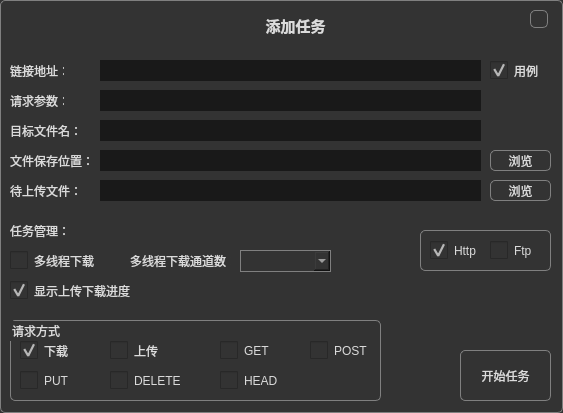
<?xml version="1.0" encoding="UTF-8"?>
<ui version="4.0">
 <class>Widget_addTask</class>
 <widget class="QWidget" name="Widget_addTask">
  <property name="geometry">
   <rect>
    <x>0</x>
    <y>0</y>
    <width>563</width>
    <height>413</height>
   </rect>
  </property>
  <property name="windowTitle">
   <string>Form</string>
  </property>
  <property name="styleSheet">
   <string notr="true">QWidget{border:1px solid #808080;border-radius:5%;background-color:#333333;color:#DBDBDB;}
QWidget:disabled{color:#909090;}
QLineEdit{border:0px;padding:0px 3px 0px 3px;background-color:#191919;}
QCheckBox,QLabel{border:0px;}
QCheckBox::indicator{width:18px;height:18px;}
QCheckBox::indicator:unchecked{border-image:url(resources/checkbox.png) 0 0 0 0 repeat repeat;}
QCheckBox::indicator:checked{border-image:url(resources/checkbox.png) 72 0 0 0 repeat repeat;}
QPushButton:hover{background-color:#636363;}
QComboBox QAbstractItemView {outline: 0px;}
QComboBox QAbstractItemView::item:selected {background-color: #636363;}
QProgressBar{border:1px solid #808080;background-color:#191919;}
QScrollBar{border:0px;background-color:#292929;width:14px;}
QScrollBar::handle{border:1px solid #636363;background-color:#333333;margin: 16px 0px 16px 0px;min-height:30px;}
QScrollBar::add-page:vertical, QScrollBar::sub-page:vertical {
	background: transparent;
}
QLineEdit,QComboBox,QProgressBar{
border-radius:0%;
}</string>
  </property>
  <widget class="QLineEdit" name="lineEdit_arg">
   <property name="geometry">
    <rect>
     <x>100</x>
     <y>90</y>
     <width>381</width>
     <height>21</height>
    </rect>
   </property>
  </widget>
  <widget class="QPushButton" name="btn_browser2">
   <property name="geometry">
    <rect>
     <x>490</x>
     <y>180</y>
     <width>61</width>
     <height>21</height>
    </rect>
   </property>
   <property name="text">
    <string>浏览</string>
   </property>
  </widget>
  <widget class="QGroupBox" name="groupBox_3">
   <property name="geometry">
    <rect>
     <x>420</x>
     <y>230</y>
     <width>131</width>
     <height>41</height>
    </rect>
   </property>
   <property name="title">
    <string/>
   </property>
   <widget class="QCheckBox" name="cb_ftp">
    <property name="geometry">
     <rect>
      <x>70</x>
      <y>10</y>
      <width>51</width>
      <height>21</height>
     </rect>
    </property>
    <property name="text">
     <string>Ftp</string>
    </property>
    <property name="iconSize">
     <size>
      <width>18</width>
      <height>18</height>
     </size>
    </property>
   </widget>
   <widget class="QCheckBox" name="cb_http">
    <property name="geometry">
     <rect>
      <x>10</x>
      <y>10</y>
      <width>51</width>
      <height>21</height>
     </rect>
    </property>
    <property name="text">
     <string>Http</string>
    </property>
    <property name="iconSize">
     <size>
      <width>18</width>
      <height>18</height>
     </size>
    </property>
    <property name="checked">
     <bool>true</bool>
    </property>
   </widget>
  </widget>
  <widget class="QLabel" name="label_7">
   <property name="geometry">
    <rect>
     <x>10</x>
     <y>180</y>
     <width>81</width>
     <height>21</height>
    </rect>
   </property>
   <property name="text">
    <string>待上传文件：</string>
   </property>
  </widget>
  <widget class="QLabel" name="label_18">
   <property name="geometry">
    <rect>
     <x>130</x>
     <y>250</y>
     <width>101</width>
     <height>21</height>
    </rect>
   </property>
   <property name="text">
    <string>多线程下载通道数：</string>
   </property>
  </widget>
  <widget class="QLabel" name="label_17">
   <property name="geometry">
    <rect>
     <x>10</x>
     <y>120</y>
     <width>71</width>
     <height>21</height>
    </rect>
   </property>
   <property name="text">
    <string>目标文件名：</string>
   </property>
  </widget>
  <widget class="QLineEdit" name="lineEdit_url">
   <property name="geometry">
    <rect>
     <x>100</x>
     <y>60</y>
     <width>381</width>
     <height>21</height>
    </rect>
   </property>
  </widget>
  <widget class="QGroupBox" name="groupBox_4">
   <property name="geometry">
    <rect>
     <x>10</x>
     <y>320</y>
     <width>371</width>
     <height>81</height>
    </rect>
   </property>
   <property name="title">
    <string>请求方式</string>
   </property>
   <widget class="QCheckBox" name="cb_put">
    <property name="geometry">
     <rect>
      <x>10</x>
      <y>50</y>
      <width>81</width>
      <height>21</height>
     </rect>
    </property>
    <property name="text">
     <string>PUT</string>
    </property>
    <property name="iconSize">
     <size>
      <width>18</width>
      <height>18</height>
     </size>
    </property>
   </widget>
   <widget class="QCheckBox" name="cb_download">
    <property name="geometry">
     <rect>
      <x>10</x>
      <y>20</y>
      <width>81</width>
      <height>21</height>
     </rect>
    </property>
    <property name="text">
     <string>下载</string>
    </property>
    <property name="iconSize">
     <size>
      <width>18</width>
      <height>18</height>
     </size>
    </property>
    <property name="checked">
     <bool>true</bool>
    </property>
   </widget>
   <widget class="QCheckBox" name="cb_upload">
    <property name="geometry">
     <rect>
      <x>100</x>
      <y>20</y>
      <width>81</width>
      <height>21</height>
     </rect>
    </property>
    <property name="text">
     <string>上传</string>
    </property>
    <property name="iconSize">
     <size>
      <width>18</width>
      <height>18</height>
     </size>
    </property>
   </widget>
   <widget class="QCheckBox" name="cb_get">
    <property name="geometry">
     <rect>
      <x>210</x>
      <y>20</y>
      <width>81</width>
      <height>21</height>
     </rect>
    </property>
    <property name="text">
     <string>GET</string>
    </property>
    <property name="iconSize">
     <size>
      <width>18</width>
      <height>18</height>
     </size>
    </property>
   </widget>
   <widget class="QCheckBox" name="cb_post">
    <property name="geometry">
     <rect>
      <x>300</x>
      <y>20</y>
      <width>61</width>
      <height>21</height>
     </rect>
    </property>
    <property name="text">
     <string>POST</string>
    </property>
    <property name="iconSize">
     <size>
      <width>18</width>
      <height>18</height>
     </size>
    </property>
   </widget>
   <widget class="QCheckBox" name="cb_delete">
    <property name="enabled">
     <bool>true</bool>
    </property>
    <property name="geometry">
     <rect>
      <x>100</x>
      <y>50</y>
      <width>91</width>
      <height>21</height>
     </rect>
    </property>
    <property name="text">
     <string>DELETE</string>
    </property>
    <property name="iconSize">
     <size>
      <width>18</width>
      <height>18</height>
     </size>
    </property>
    <property name="checked">
     <bool>false</bool>
    </property>
   </widget>
   <widget class="QCheckBox" name="cb_head">
    <property name="geometry">
     <rect>
      <x>210</x>
      <y>50</y>
      <width>81</width>
      <height>21</height>
     </rect>
    </property>
    <property name="text">
     <string>HEAD</string>
    </property>
    <property name="iconSize">
     <size>
      <width>18</width>
      <height>18</height>
     </size>
    </property>
   </widget>
  </widget>
  <widget class="QLabel" name="label_15">
   <property name="geometry">
    <rect>
     <x>10</x>
     <y>150</y>
     <width>81</width>
     <height>21</height>
    </rect>
   </property>
   <property name="text">
    <string>文件保存位置：</string>
   </property>
  </widget>
  <widget class="QComboBox" name="cmb_multiDownload">
   <property name="geometry">
    <rect>
     <x>240</x>
     <y>250</y>
     <width>91</width>
     <height>22</height>
    </rect>
   </property>
  </widget>
  <widget class="QLabel" name="label_21">
   <property name="geometry">
    <rect>
     <x>220</x>
     <y>10</y>
     <width>151</width>
     <height>31</height>
    </rect>
   </property>
   <property name="font">
    <font>
     <family>微软雅黑</family>
     <pointsize>11</pointsize>
     <weight>75</weight>
     <bold>true</bold>
    </font>
   </property>
   <property name="text">
    <string>添加任务</string>
   </property>
   <property name="alignment">
    <set>Qt::AlignCenter</set>
   </property>
  </widget>
  <widget class="QLineEdit" name="lineEdit_saveDir">
   <property name="geometry">
    <rect>
     <x>100</x>
     <y>150</y>
     <width>381</width>
     <height>21</height>
    </rect>
   </property>
  </widget>
  <widget class="QLineEdit" name="lineEdit_uploadFile">
   <property name="geometry">
    <rect>
     <x>100</x>
     <y>180</y>
     <width>381</width>
     <height>21</height>
    </rect>
   </property>
  </widget>
  <widget class="QLabel" name="label_16">
   <property name="geometry">
    <rect>
     <x>10</x>
     <y>60</y>
     <width>54</width>
     <height>21</height>
    </rect>
   </property>
   <property name="text">
    <string>链接地址：</string>
   </property>
  </widget>
  <widget class="QPushButton" name="btn_start">
   <property name="geometry">
    <rect>
     <x>460</x>
     <y>350</y>
     <width>91</width>
     <height>51</height>
    </rect>
   </property>
   <property name="font">
    <font>
     <family>微软雅黑</family>
    </font>
   </property>
   <property name="text">
    <string>开始任务</string>
   </property>
  </widget>
  <widget class="QCheckBox" name="cb_multiDownload">
   <property name="geometry">
    <rect>
     <x>10</x>
     <y>250</y>
     <width>91</width>
     <height>21</height>
    </rect>
   </property>
   <property name="text">
    <string>多线程下载</string>
   </property>
   <property name="iconSize">
    <size>
     <width>18</width>
     <height>18</height>
    </size>
   </property>
  </widget>
  <widget class="QLabel" name="label_20">
   <property name="geometry">
    <rect>
     <x>10</x>
     <y>90</y>
     <width>54</width>
     <height>21</height>
    </rect>
   </property>
   <property name="text">
    <string>请求参数：</string>
   </property>
  </widget>
  <widget class="QCheckBox" name="cb_useDefault">
   <property name="geometry">
    <rect>
     <x>490</x>
     <y>60</y>
     <width>61</width>
     <height>21</height>
    </rect>
   </property>
   <property name="text">
    <string>用例</string>
   </property>
   <property name="iconSize">
    <size>
     <width>18</width>
     <height>18</height>
    </size>
   </property>
   <property name="checked">
    <bool>true</bool>
   </property>
  </widget>
  <widget class="QPushButton" name="btn_close">
   <property name="geometry">
    <rect>
     <x>530</x>
     <y>10</y>
     <width>18</width>
     <height>18</height>
    </rect>
   </property>
   <property name="styleSheet">
    <string notr="true">QPushButton{border-image:url(resources/close.png) 0 0 0 0 repeat repeat;}</string>
   </property>
   <property name="text">
    <string/>
   </property>
  </widget>
  <widget class="QCheckBox" name="cb_showProgress">
   <property name="geometry">
    <rect>
     <x>10</x>
     <y>280</y>
     <width>131</width>
     <height>21</height>
    </rect>
   </property>
   <property name="text">
    <string>显示上传下载进度</string>
   </property>
   <property name="iconSize">
    <size>
     <width>18</width>
     <height>18</height>
    </size>
   </property>
   <property name="checked">
    <bool>true</bool>
   </property>
  </widget>
  <widget class="QLineEdit" name="lineEdit_filename">
   <property name="geometry">
    <rect>
     <x>100</x>
     <y>120</y>
     <width>381</width>
     <height>21</height>
    </rect>
   </property>
   <property name="text">
    <string/>
   </property>
  </widget>
  <widget class="QPushButton" name="btn_browser1">
   <property name="geometry">
    <rect>
     <x>490</x>
     <y>150</y>
     <width>61</width>
     <height>21</height>
    </rect>
   </property>
   <property name="text">
    <string>浏览</string>
   </property>
  </widget>
  <widget class="QLabel" name="label_19">
   <property name="geometry">
    <rect>
     <x>10</x>
     <y>220</y>
     <width>81</width>
     <height>21</height>
    </rect>
   </property>
   <property name="text">
    <string>任务管理：</string>
   </property>
  </widget>
 </widget>
 <resources/>
 <connections/>
</ui>
